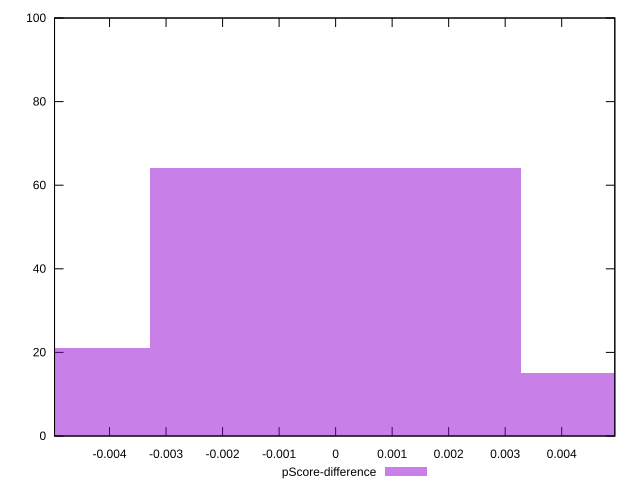

Write the gnuplot code that produced this figure.
reset

$pScoreDifference <<EOF
0.006561447592824617 15
0 64
-0.006561447592824617 21
EOF

set key outside below
set boxwidth 0.006561447592824617
set xrange [-0.004973333333333274:0.0049400000000000555]
set yrange [0:100]
set trange [0:100]
set style fill transparent solid 0.5 noborder
set terminal svg size 640, 490 enhanced background rgb 'white'
set output "report_00015_2021-02-09T16-11-33.973Z/uses-rel-preconnect/samples/pages/pScore-difference/histogram.svg"

plot $pScoreDifference title "pScore-difference" with boxes

reset
